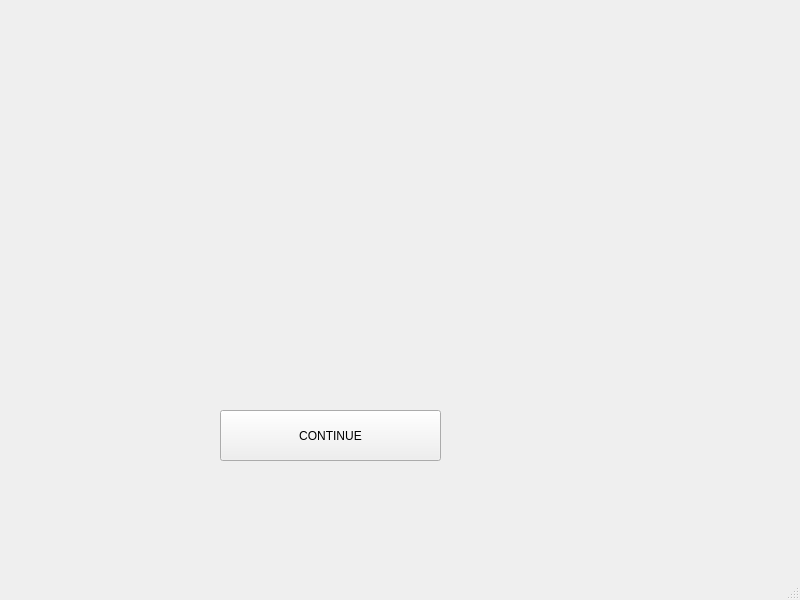
<?xml version="1.0" encoding="UTF-8"?>
<ui version="4.0">
 <class>MainWindow</class>
 <widget class="QMainWindow" name="MainWindow">
  <property name="geometry">
   <rect>
    <x>0</x>
    <y>0</y>
    <width>800</width>
    <height>600</height>
   </rect>
  </property>
  <property name="windowTitle">
   <string>Trivim</string>
  </property>
  <widget class="QWidget" name="centralwidget">
   <widget class="QPushButton" name="pushButton">
    <property name="geometry">
     <rect>
      <x>220</x>
      <y>410</y>
      <width>221</width>
      <height>51</height>
     </rect>
    </property>
    <property name="styleSheet">
     <string notr="true">font: 75 18pt &quot;Times New Roman&quot;;</string>
    </property>
    <property name="text">
     <string>CONTINUE</string>
    </property>
   </widget>
  </widget>
  <widget class="QMenuBar" name="menubar">
   <property name="geometry">
    <rect>
     <x>0</x>
     <y>0</y>
     <width>800</width>
     <height>20</height>
    </rect>
   </property>
  </widget>
  <widget class="QStatusBar" name="statusbar"/>
 </widget>
 <resources/>
 <connections/>
</ui>
